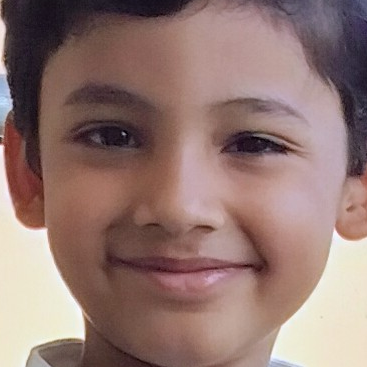
#> input picture output/face_crop.png, 367 x 367 px
$ python -i generate.py   (imports and definitions only)
#> lines starting #> are read from the running program, lines starting #| are printed output that depends on the picture; after the words box and inside, x2 and y2 are one past the last pixel; in counts of white or black regions, pixels touching at a corner belong together
import os
import re
import sys
import json
import base64
import cv2
import numpy as np
from PIL import Image
from openai import OpenAI

# =========================
# CONFIG
# =========================
OPENAI_API_KEY = "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"
MODEL = "gpt-image-1"
IMAGE_SIZE = "1024x1024"

OUTPUT_DIR = "output"
# [8 lines not run here, left out]

PROMPT_FILE = sys.argv[1]
FACE_IMAGE_PATH = sys.argv[2]

# =========================
# INIT
# =========================
# [1 line that did not run here, left out]

# =========================
# FACE DETECTION (INPUT FACE)
# =========================
def extract_face(face_path):
#> called with face_path = '../../output/face_crop.png'
    img = cv2.imread(face_path)
#> img is the input picture: shape (367, 367, 3); mean B, G, R 113.7, 119.2, 146.7
    gray = cv2.cvtColor(img, cv2.COLOR_BGR2GRAY)
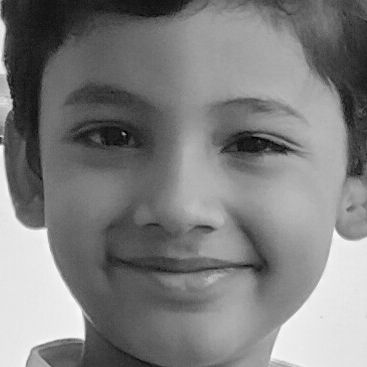
#> gray: shape (367, 367); min 3, max 251, mean 126.8

    face_cascade = cv2.CascadeClassifier(
        cv2.data.haarcascades + "haarcascade_frontalface_default.xml"
    )

    faces = face_cascade.detectMultiScale(gray, 1.3, 5)
#> faces = [[21, 14, 331, 331]]

    if len(faces) == 0:
        raise Exception("No face detected in input image")

    (x, y, w, h) = faces[0]
#> x = 21; y = 14; w = 331; h = 331
    face_crop = img[y:y+h, x:x+w]
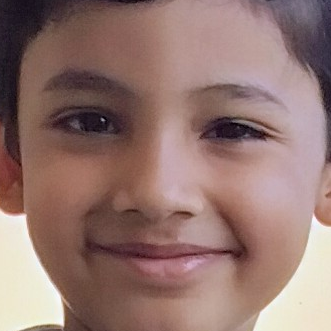
#> face_crop: shape (331, 331, 3); mean B, G, R 112.1, 118, 147.9

    face_crop_path = os.path.join(OUTPUT_DIR, "face_crop.png")
    cv2.imwrite(face_crop_path, face_crop)

    return face_crop_path

# =========================
# PIXAR FACE GENERATION
# =========================
def generate_pixar_face(face_crop_path):
    prompt = """
    Convert this face into a Pixar-style 3D animated child face.
    Soft lighting, smooth skin, expressive, child-friendly.
    Keep resemblance but stylized.
    Clean background.
    """

    response = client.images.generate(
        model=MODEL,
        prompt=prompt,
        size=IMAGE_SIZE
    )

    image_base64 = response.data[0].b64_json
    image_bytes = base64.b64decode(image_base64)

    pixar_face_path = os.path.join(OUTPUT_DIR, "pixar_face.png")

    with open(pixar_face_path, "wb") as f:
        f.write(image_bytes)

    return pixar_face_path

# =========================
# DYNAMIC FACE PLACEHOLDER DETECTION (NEW)
# =========================
def detect_face_placeholder(image_path):
#> called with image_path = '../../output/face_crop.png'
    img = cv2.imread(image_path)
    if img is None:
        return None

    hsv = cv2.cvtColor(img, cv2.COLOR_BGR2HSV)
#> hsv: shape (367, 367, 3); mean H, S, V 49.9, 69.2, 147.3

    # Broad skin tone detection
    lower_skin = np.array([0, 30, 60], dtype=np.uint8)
    upper_skin = np.array([25, 200, 255], dtype=np.uint8)

    mask = cv2.inRange(hsv, lower_skin, upper_skin)
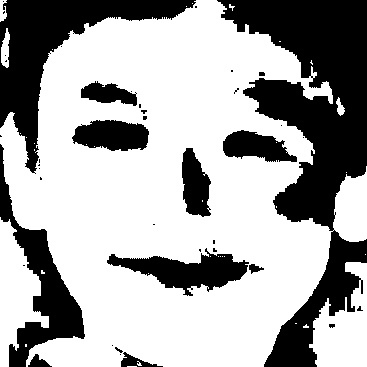
#> mask: shape (367, 367); 65.6% white; 41 black regions (27 under 20 px)

    # Clean mask
    kernel = np.ones((5, 5), np.uint8)
    mask = cv2.GaussianBlur(mask, (5, 5), 0)
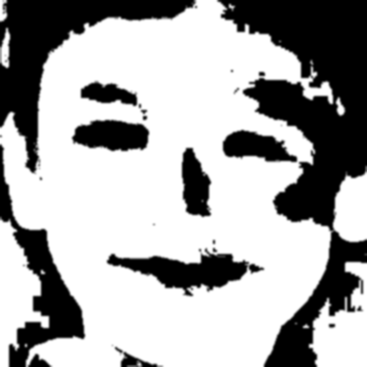
#> mask: shape (367, 367); min 0, max 255, mean 167.3
    mask = cv2.morphologyEx(mask, cv2.MORPH_CLOSE, kernel)

    contours, _ = cv2.findContours(mask, cv2.RETR_EXTERNAL, cv2.CHAIN_APPROX_SIMPLE)
#> contours = 2 contours; box (x1, y1, x2, y2) and area: (0, 0, 367, 367) 105476, (0, 0, 12, 70) 568

    best_candidate = None
    max_score = 0

    for cnt in contours:
        x, y, w, h = cv2.boundingRect(cnt)

        area = w * h
        aspect_ratio = w / float(h)

        # Must look like a face circle
        if 0.7 < aspect_ratio < 1.3 and area > 2000:
            score = area

            if score > max_score:
                max_score = score
                best_candidate = (x, y, w, h)
#> this loop made 2 passes
#> (x, y, w, h, area, aspect_ratio, score, max_score) on pass 1: (0, 0, 367, 367, 134689, 1, 134689, 134689)
#> (x, y, w, h, area, aspect_ratio) on pass 2: (0, 0, 12, 70, 840, 0.171)
#> after the loop, max_score = 134689

    if best_candidate:
        x, y, w, h = best_candidate
#> w = 367; h = 367
        return {
            "x": int(x),
            "y": int(y),
            "w": int(w),
            "h": int(h)
        }

    return None

# =========================
# OVERLAY FACE
# =========================
def overlay_face(scene_path, face_path, coords):
    scene = Image.open(scene_path).convert("RGBA")
    face = Image.open(face_path).convert("RGBA")

    face = face.resize((coords["w"], coords["h"]))

    scene.paste(face, (coords["x"], coords["y"]), face)

    return scene

# =========================
# LOAD PROMPTS
# =========================
# [2 lines not run here, left out]

# [1 line that did not run here, left out]

structured_pages = []
# [4 lines not run here, left out]

# =========================
# DEFAULT FALLBACK
# =========================
DEFAULT_FACE_CONFIG = {
    "x": 420,
    "y": 220,
    "w": 180,
    "h": 180
}

face_config = {}

# =========================
# PREPARE FACE
# =========================
face_crop = extract_face(FACE_IMAGE_PATH)
# [1 line that did not run here, left out]

# =========================
# MAIN LOOP
# =========================
# [47 lines not run here, left out]

# =========================
# SAVE JSON
# =========================
json_path = os.path.join(OUTPUT_DIR, "face_config.json")

# [4 lines not run here, left out]

>>> result = detect_face_placeholder('../../output/face_crop.png')
#> result = {'x': 0, 'y': 0, 'w': 367, 'h': 367}

$ run again, on output/scene_01.png
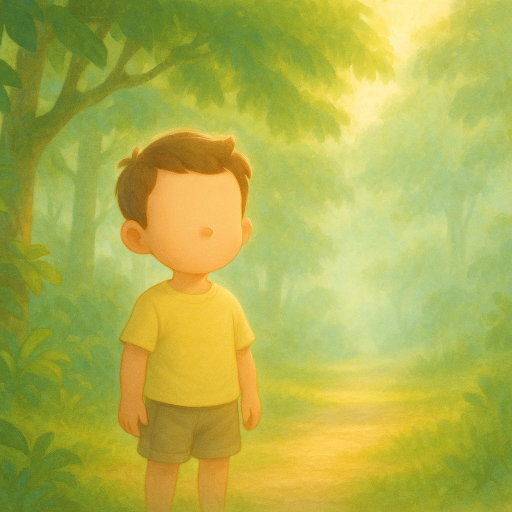
#> input picture output/scene_01.png, 1024 x 1024 px (shown at 1/2 size)
#> in extract_face, img is the input picture: shape (1024, 1024, 3); mean B, G, R 75.5, 177.7, 176.2
#> in extract_face, `gray = cv2.cvtColor(img, cv2.COLOR_BGR2GRAY)`:
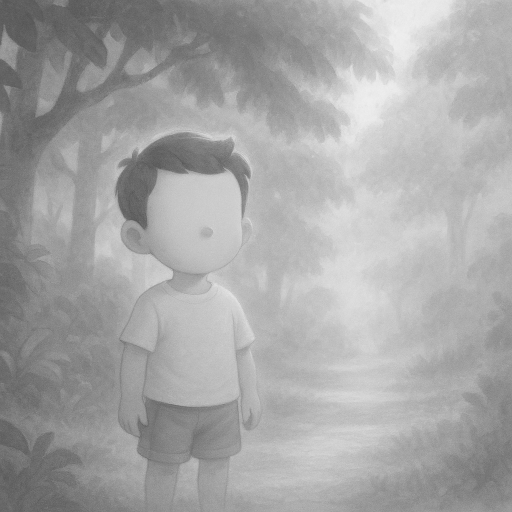
#> gray: shape (1024, 1024) (shown at 1/2 size); min 77, max 241, mean 165.6
#> faces = ()
#> hsv: shape (1024, 1024, 3); mean H, S, V 32, 155.6, 188.6
#> in detect_face_placeholder, `mask = cv2.morphologyEx(mask, cv2.MORPH_CLOSE, kernel)`:
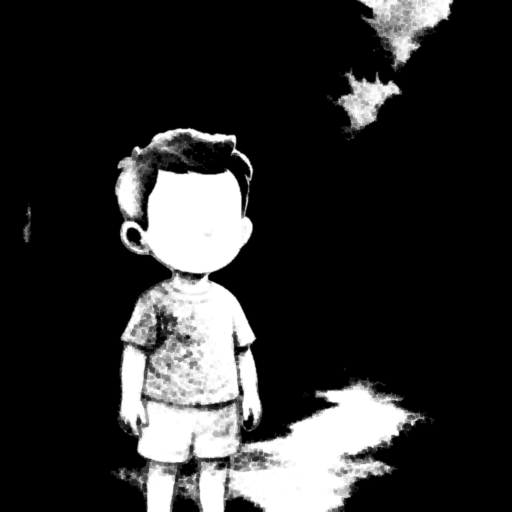
#> mask: shape (1024, 1024) (shown at 1/2 size); min 0, max 255, mean 47
#> contours = 7 contours; box (x1, y1, x2, y2) and area: (220, 254, 870, 1024) 234085, (712, 0, 908, 146) 14845, (653, 134, 805, 282) 9203, (44, 405, 64, 486) 888, (605, 784, 618, 795) 64, (745, 95, 758, 104) 44, (687, 735, 693, 742) 27
#> the loop in detect_face_placeholder, `for cnt in contours:` made 7 passes
#> (x, y, w, h, area, aspect_ratio, score, max_score) on pass 4: (220, 254, 650, 770, 500500, 0.844, 500500, 500500)
#> after the loop in detect_face_placeholder, `for cnt in contours:`: max_score = 500500
#> in detect_face_placeholder, `x, y, w, h = best_candidate`: x = 220; y = 254; w = 650; h = 770
#> result = {'x': 220, 'y': 254, 'w': 650, 'h': 770}
